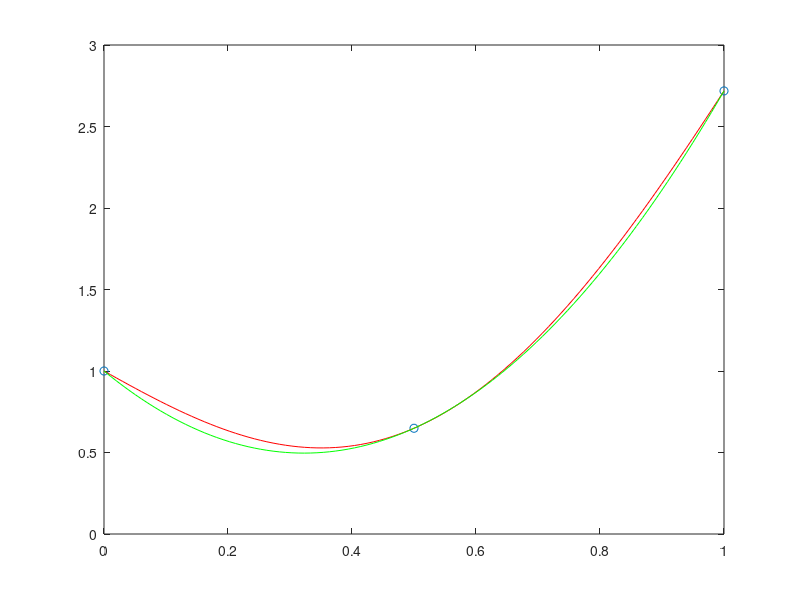

The MATLAB script that drew this image:
F=@(x) exp(x) -sin(pi*x);

x =[0 0.5 1];
f =[F(0) F(0.5) F(1)];

%illeszteni egy lagrange polinomot
%harom pontra pont-1 et használunk mindig ezért lesz lagrange
p= polyfit(x,f,2);

xx=linspace(0,1);

figure;
plot(x,f,"o",xx,F(xx),'r',xx,polyval(p,xx),'g');